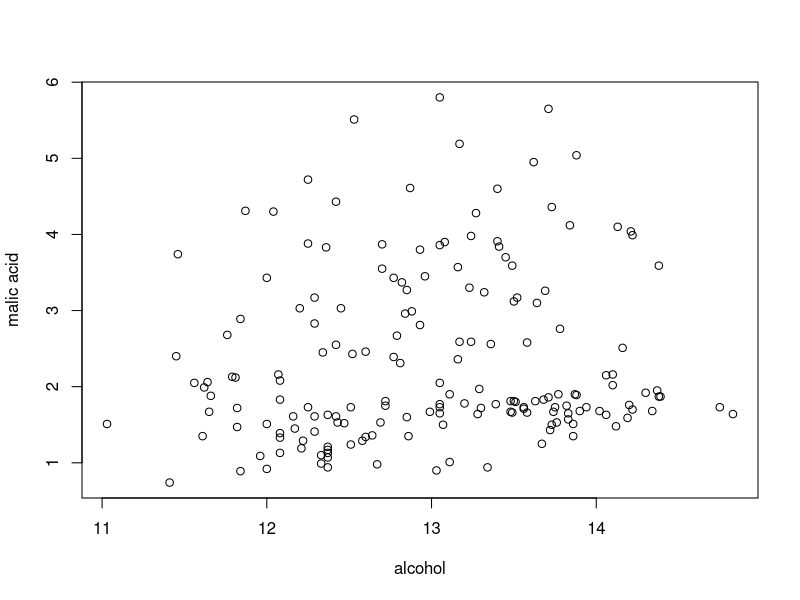
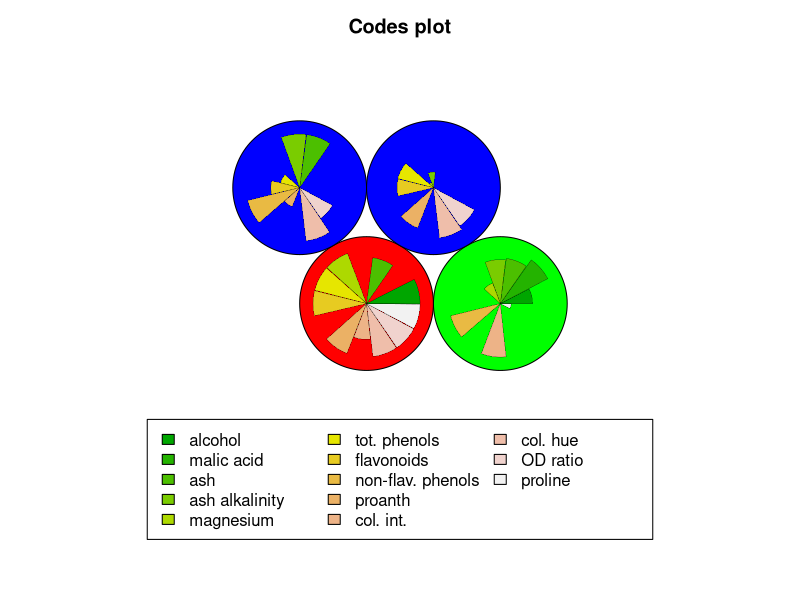

Write R code to recreate these figures, in order.
library(kohonen)
data("wines")
set.seed(7)
plot(wines)
class(wines)
head(wines)
som_map = som(scale(wines), grid=somgrid(2, 2, "hexagonal"))
groups = 3
som.he = cutree(hclust(dist(som_map$codes[[1]])), groups)
print (som.he)
plot(som_map, type = "codes", bgcol = rainbow(groups)[som.he])
